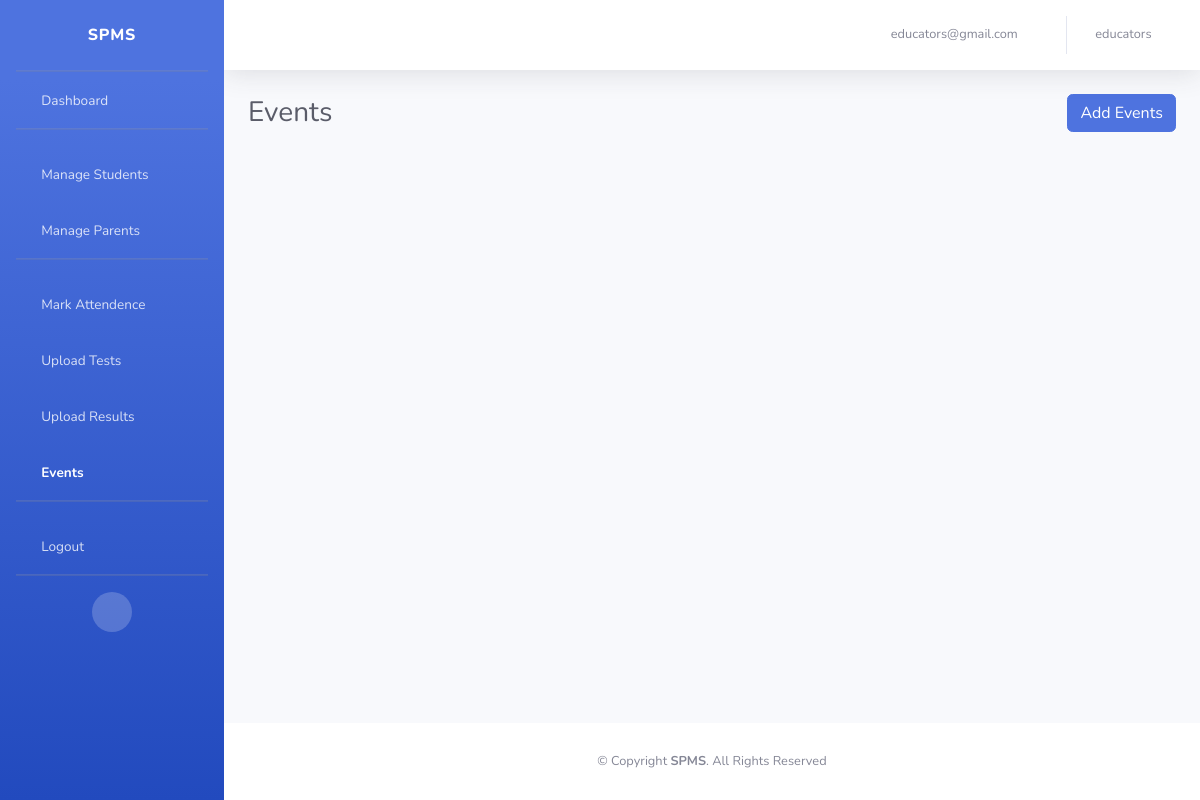
The app's page /dashboard/events/ (signed in), older data.
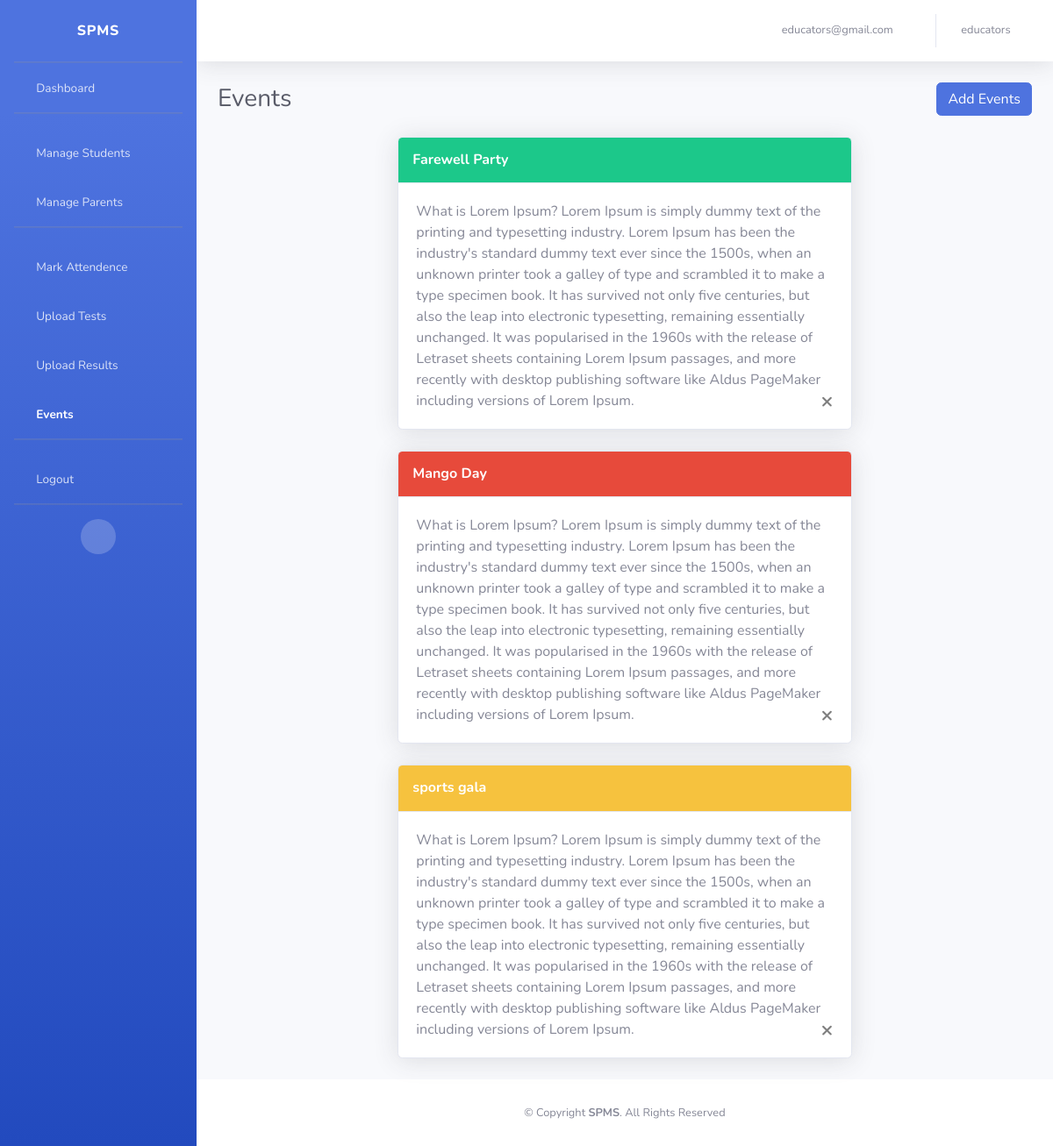
The same page, newer data.
### dashboard/models.py (models this page shows)
class Event(models.Model):
    title              = models.CharField(max_length=30, null=True)
    description        = models.TextField(null=True)
    date               = models.DateField(auto_now_add=True, null=True)
    school             = models.ForeignKey(School, on_delete=models.CASCADE)

### dashboard/views.py (the view)
# urls.py: path('events/', views.events, name='events'),
def events(request):
    if request.user.is_authenticated:
        if request.user.is_school:
            school = request.user.school
        if request.user.is_parent:
            school = request.user.parent.school
        events = Event.objects.filter(school=school).order_by('-id')
        return render(request, 'dashboard/events.html', {'events' : events})
    else:
        return redirect('notfound')

### dashboard/models.py (called while the page is built)
    def __str__(self):
        return self.name

### templates/dashboard/events.html (shortened to what this page needs)
{% extends 'dashboard/dashboardbase.html' %}
{% load static %}
{% block EventsActive %}active{% endblock EventsActive %}
{% block body %}
<div class="d-sm-flex align-items-center justify-content-between mb-4">
    <h1 class="h3 mb-0 text-gray-800">Events</h1>
    {% if request.user.is_school %}
    <div class="text-right">
        <button type="button" class="btn btn-primary text-center" data-toggle="modal" data-target="#logoutModal">Add Events</button>
    </div>
    {% endif %}
</div>
{% for event in events  %}
<div class="col-lg-7 mx-auto">
    <div class="card shadow mb-4">
        {% if forloop.counter == 1 or forloop.counter == 4 or forloop.counter == 7 or forloop.counter == 10 %}
        <a href="#collapseCardExample" class="d-block card-header py-3 p-3 bg-success" data-toggle="collapse"
            role="button" aria-expanded="true" aria-controls="collapseCardExample">
            <h6 class="m-0 font-weight-bold text-white">{{event.title}}</h6>
        </a>
        {% endif %}
        {% if forloop.counter == 2 or forloop.counter == 5 or forloop.counter == 8 or forloop.counter == 11 %}
        <a href="#collapseCardExample" class="d-block card-header py-3 p-3 bg-danger" data-toggle="collapse"
            role="button" aria-expanded="true" aria-controls="collapseCardExample">
            <h6 class="m-0 font-weight-bold text-white">{{event.title}}</h6>
        </a>
        {% endif %}
        {% if forloop.counter == 3 or forloop.counter == 6 or forloop.counter == 9 or forloop.counter == 12 %}
        <a href="#collapseCardExample" class="d-block card-header py-3 p-3 bg-warning" data-toggle="collapse"
            role="button" aria-expanded="true" aria-controls="collapseCardExample">
            <h6 class="m-0 font-weight-bold text-white">{{event.title}}</h6>
        </a>
        {% endif %}
        <div class="collapse show " id="collapseCardExample">
            <div class="card-body">
                {{event.description}}
                {% if request.user.is_school %}
                <a href="{% url 'deleteevent' Id=event.id %}">
                <button type="button" class="close"  aria-label="Close">
                    <span aria-hidden="true">&times;</span>
                </button>
                </a>
                {% endif %}
            </div>
        </div>
    </div>
</div>
{% endfor %}
{% endblock body %}

Row changes from the older to the newer data that the page shows:
added Event: title "Farewell Party", description "What is Lorem Ipsum? Lorem Ipsum is simply dummy text of the printing and typesetting industry. Lorem Ipsum has been the industry's standard dummy text ever since the 1500s, when an unknown printer took a galley of type and scrambled it to make a type specimen book. It has survived not only five centuries, but also the leap into electronic typesetting, remaining essentially unchanged. It was popularised in the 1960s with the release of Letraset sheets containing Lorem Ipsum passages, and more recently with desktop publishing software like Aldus PageMaker including versions of Lorem Ipsum."
added Event: title "Mango Day", description "What is Lorem Ipsum? Lorem Ipsum is simply dummy text of the printing and typesetting industry. Lorem Ipsum has been the industry's standard dummy text ever since the 1500s, when an unknown printer took a galley of type and scrambled it to make a type specimen book. It has survived not only five centuries, but also the leap into electronic typesetting, remaining essentially unchanged. It was popularised in the 1960s with the release of Letraset sheets containing Lorem Ipsum passages, and more recently with desktop publishing software like Aldus PageMaker including versions of Lorem Ipsum."
added Event: title "sports gala", description "What is Lorem Ipsum? Lorem Ipsum is simply dummy text of the printing and typesetting industry. Lorem Ipsum has been the industry's standard dummy text ever since the 1500s, when an unknown printer took a galley of type and scrambled it to make a type specimen book. It has survived not only five centuries, but also the leap into electronic typesetting, remaining essentially unchanged. It was popularised in the 1960s with the release of Letraset sheets containing Lorem Ipsum passages, and more recently with desktop publishing software like Aldus PageMaker including versions of Lorem Ipsum."
